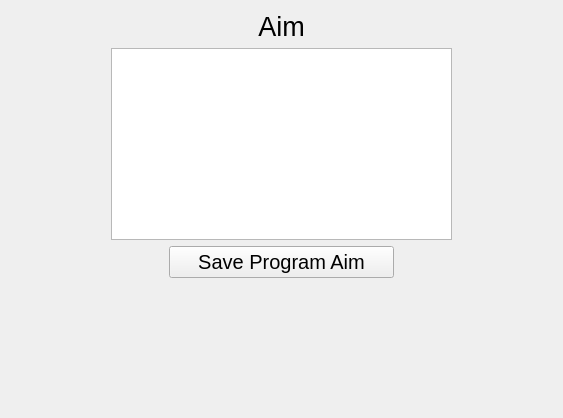
<?xml version="1.0" encoding="UTF-8"?>
<ui version="4.0">
 <class>Dialog</class>
 <widget class="QDialog" name="Dialog">
  <property name="geometry">
   <rect>
    <x>0</x>
    <y>0</y>
    <width>563</width>
    <height>418</height>
   </rect>
  </property>
  <property name="windowTitle">
   <string>Dialog</string>
  </property>
  <layout class="QVBoxLayout" name="verticalLayout">
   <item>
    <widget class="QLabel" name="labelAim">
     <property name="font">
      <font>
       <pointsize>20</pointsize>
      </font>
     </property>
     <property name="text">
      <string>Aim</string>
     </property>
     <property name="alignment">
      <set>Qt::AlignCenter</set>
     </property>
    </widget>
   </item>
   <item>
    <layout class="QHBoxLayout" name="horizontalLayout">
     <item>
      <spacer name="horizontalSpacer">
       <property name="orientation">
        <enum>Qt::Horizontal</enum>
       </property>
       <property name="sizeType">
        <enum>QSizePolicy::Preferred</enum>
       </property>
       <property name="sizeHint" stdset="0">
        <size>
         <width>100</width>
         <height>20</height>
        </size>
       </property>
      </spacer>
     </item>
     <item>
      <widget class="QPlainTextEdit" name="plainTextEditProgram_Aim">
       <property name="minimumSize">
        <size>
         <width>300</width>
         <height>0</height>
        </size>
       </property>
      </widget>
     </item>
     <item>
      <spacer name="horizontalSpacer_2">
       <property name="orientation">
        <enum>Qt::Horizontal</enum>
       </property>
       <property name="sizeType">
        <enum>QSizePolicy::Preferred</enum>
       </property>
       <property name="sizeHint" stdset="0">
        <size>
         <width>100</width>
         <height>20</height>
        </size>
       </property>
      </spacer>
     </item>
    </layout>
   </item>
   <item>
    <layout class="QHBoxLayout" name="horizontalLayout_2">
     <item>
      <widget class="QPushButton" name="pushButtonSave_Program_Aim">
       <property name="maximumSize">
        <size>
         <width>225</width>
         <height>16777215</height>
        </size>
       </property>
       <property name="font">
        <font>
         <pointsize>15</pointsize>
        </font>
       </property>
       <property name="text">
        <string>Save Program Aim</string>
       </property>
       <property name="autoDefault">
        <bool>false</bool>
       </property>
      </widget>
     </item>
    </layout>
   </item>
   <item>
    <spacer name="verticalSpacer">
     <property name="orientation">
      <enum>Qt::Vertical</enum>
     </property>
     <property name="sizeType">
      <enum>QSizePolicy::MinimumExpanding</enum>
     </property>
     <property name="sizeHint" stdset="0">
      <size>
       <width>20</width>
       <height>20</height>
      </size>
     </property>
    </spacer>
   </item>
  </layout>
 </widget>
 <resources/>
 <connections/>
</ui>
